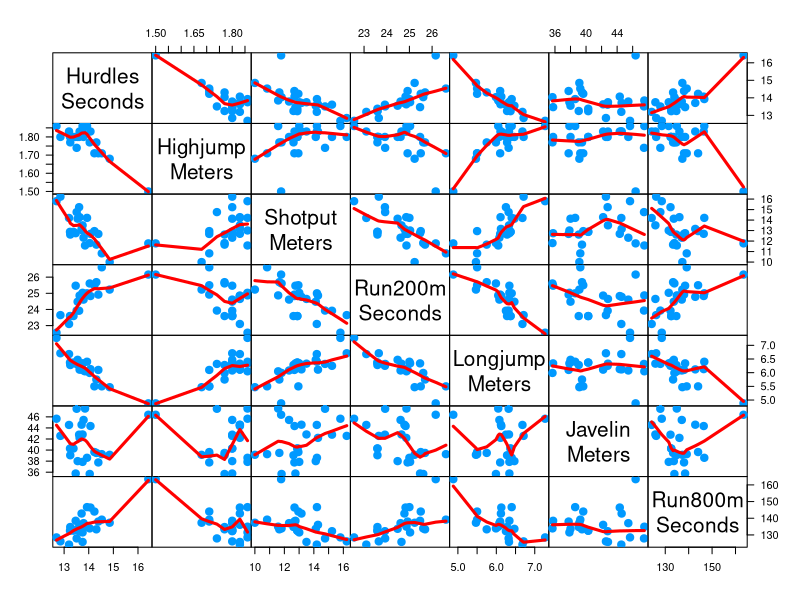
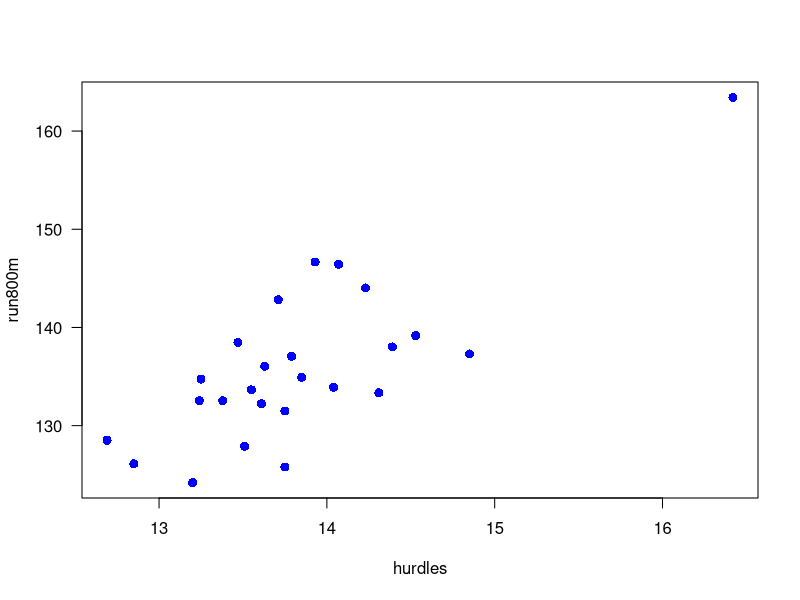
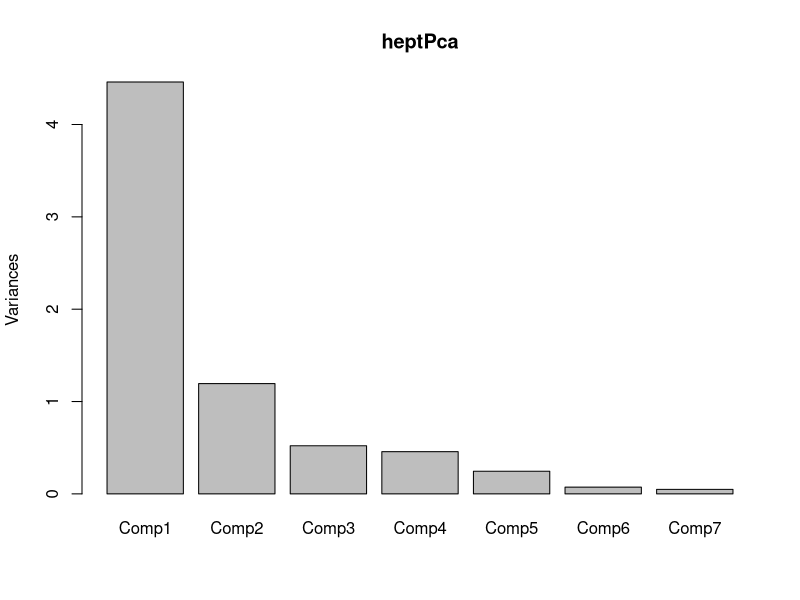

Recreate these plots in R, in order.
#               The first Principal Component of Heptathlon scores
# Thanks to Dr. Dan Carr fro providing resources fro this code
# 
# A heptathlon example is adapted from  
# "A Handbook of Statistical Analysis Using R" 
# by Everitt and Hothorn.
# 
# The first principal component from heptathlon
# scores matches the judges score amazingly well.   

# Sections
# 1. Read the data and make a scatterplot matrix
# 2. Use identify() to name an outlier 
# 3. Transforming data before input to principal components 
# 4. Obtaining principal components
# 5. Assess the variation in the principal components
# 6. Relate the first principal component to the judges score
# 
# Due: Plot from 2 with the name of the outlier and
#      the plot from 6. 

#_______________________________________________________
# 
# 1. Read the data and make a scatterplot matrix

## Run

heptathlon = read.csv(file="heptathlon.csv",row.names=1)
heptathlon

# remove the official score
hepDat = heptathlon[,-ncol(heptathlon)]

## End 
  
# The values for hurdles, run200m and run800m are in seconds
# The values are highjump, shot, long jump and javelin are meters
# 
# We can look the data with a scatterplot matrix 

## Run 
#windows(width=7,height=7)      
nam <- c("Hurdles\nSeconds","Highjump\nMeters","Shotput\nMeters",
  "Run200m\nSeconds","Longjump\nMeters","Javelin\nMeters",
  "Run800m\nSeconds")
myPanelSmooth = function(x,y,...)panel.smooth(x,y,lwd=3,col.smooth='red',...)
pairs(hepDat,lab=nam, panel=myPanelSmooth,pch=21,cex=1.5,
     col=rgb(0,.6,1),bg=rgb(0,.6,1),gap=0,las=1)

## End

# Note the outlier along the top of both the top and bottom row.  
# One athlete has a long hurdle time, a low high jump, a short long jump,
# a pretty long 200 meter run time and long time for the 800 meter run
# as compared to the other Olympic athletes.   
#  
# 2. Use identify() to name an outlier
#  
# The script below used the identify() function. After running this
# left click in the window a little to the left of the upper right
# point to find out name associated with the outlier. 
# You can identify a few more points for  fun.  Then right click
# in the plot and select stop to proced.   

## Run
plot(hepDat[c(1,7)],pch=16,col='blue',cex=1.2,las=1)

identify(heptathlon[,1],heptathlon[,7],lab=row.names(heptathlon))
# End

# 3. Transforming data before input to principal components 
# 
# A good way to simplify intepretation is make all the
# positive outcomes have larger values.  Hence the following
# script transforms the timed outcomes so the fastest times
# (currently smallest values) become largest values.  The 
#transformation below subtracts the person's time from the
# longest time.  The person with the shorted time will have the
# largest value.  In words the value is the seconds ahead of the
# last person.  
     
## Run

hepDat$hurdles=max(hepDat$hurdles)-hepDat$hurdles
hepDat$run200m=max(hepDat$run200m)-hepDat$run200m
hepDat$run800m=max(hepDat$run800m)-hepDat$run800m

##End

# 4. Obtaining principal components
# 
# When the variables are assessed in different
# units of measure standard practice is to 
# use the correlation matrix in obtaining
# principle components.  Below this means
# set the prcomp() scale argument to TRUE
# which after subtracting the means
# divides the variables by their standard
# deviations.

## Run   

#
heptPca = prcomp(hepDat,scale=TRUE) 

heptPca$center # means of the variables 
heptPca$scale  # standard deviation of the variables
heptPca$x      # principal components
heptPca$sdev   # standand deviations of the principal components
round(heptPca$rotation,2)

## End

# Look at the rotation columns. A graphic represention
# could help show the patterns. In the first column
# the magnitude are roughly the same except the small
# value for javelin.  In the second column the javelin
# value, -.84, sticks out as having a largest magnitude.  
# Throwing the javelin has physical requirements that are less
# compatible with the training for other events.   
# 
# 5. Assess the variation in the principal components

## Run 
names(heptPca$sdev) = paste('Comp',1:length(heptPca$sdev),sep='')
plot(heptPca)

heptVar = heptPca$sdev**2
100*cumsum(heptVar)/sum(heptVar)
## End

# The first principal component accounts for about 64% of the variation.
# 
# 6. Relate the first principal component to the judges score

## Run


## End

# The script above multiplied the first principal components by -to th1
# to make the correlation positive.  Multiplying by -1 does
# not change the orthogonality of the principal components. 
# 
# Note the high agreement of the first principal component
# as a score and the official score.  This is interesting. 
# Of course omitting one person and the choice of variable
# transformations may have had something to do with the
# close match. Still it makes one wonder if the official
# scoring system emerged from the application of principal
# components to old data sets. Much effort goes into most scoring
# in the effort to make the scoring fair for individual events and I
# suppose the weights for combining event where established long ago.
# Information is avaiable via Google.
# .



